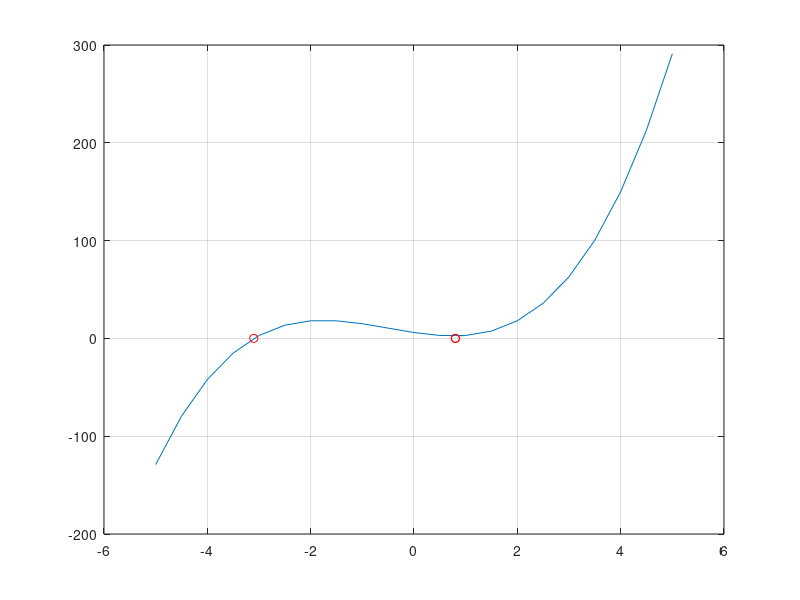

Here is the MATLAB script that generated this plot:
clear;

x = -5:0.5:5;

#{
quad = [2, -12, 16];
rtsQ = roots(quad);

disp(rtsQ)

plot(x, polyval(quad,x))
hold on;
plot(rtsQ, zeros(size(rtsQ)),'o', "color", "pink")
grid()
#}

cubic = [2, 3, -8, 6];
rtsC = roots(cubic);

disp(rtsC)

plot(x, polyval(cubic,x))
hold on;
plot(rtsC, zeros(size(rtsC)),'o', "color", "r")
grid()


#{
[x,y] = meshgrid(linspace(-pi,pi,100));
z = sin(x).*cos(y);
surf(x, y, z, z)
#}
